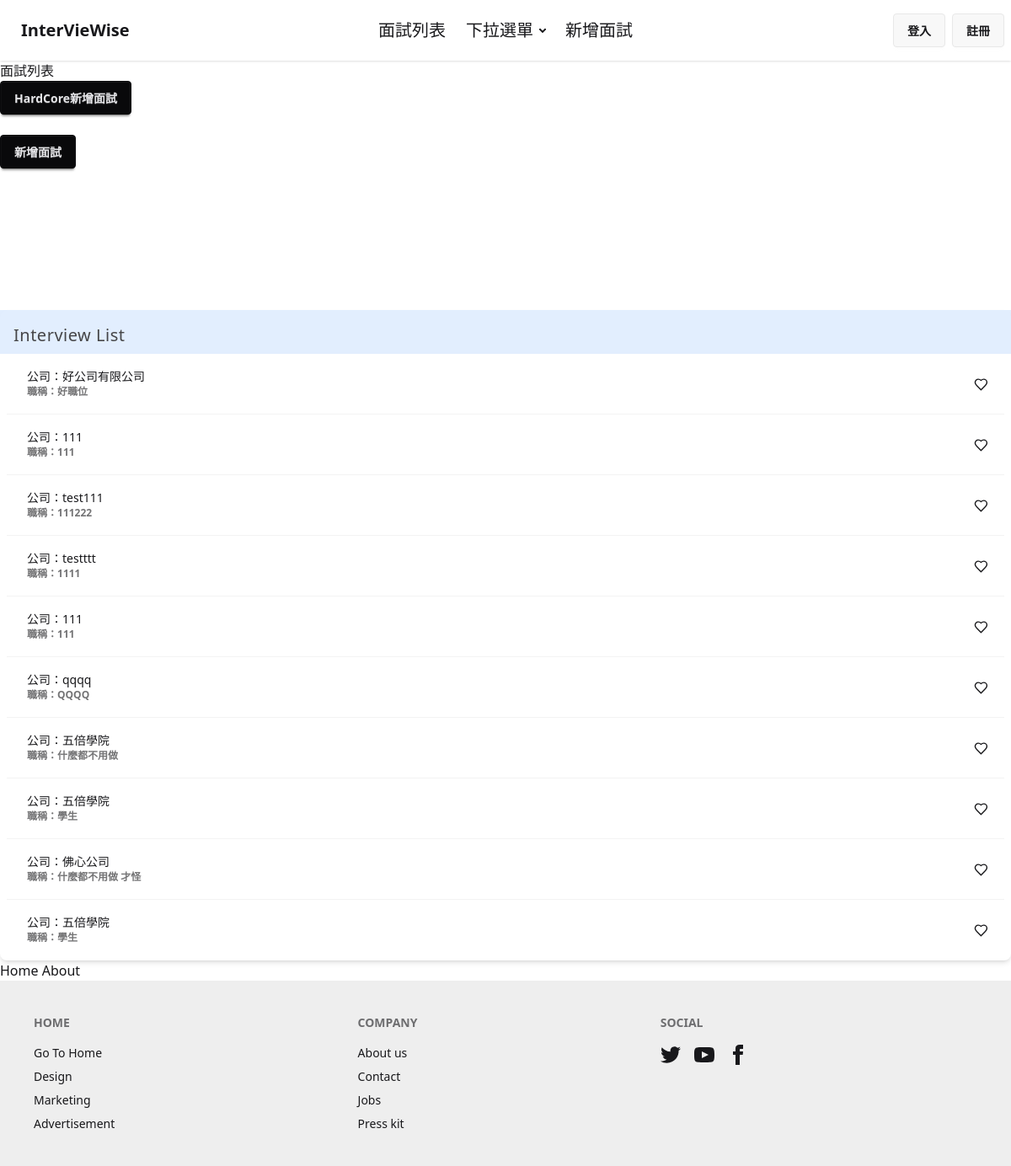
The app's page /interviews/ with its own data.
### interviews/models.py (models this page shows)
class Interview(models.Model):   # 新增一個類別 Interview  ， 繼承了 models.Model 這個類別
    company_name =  models.CharField(max_length=100,null=False)  # 預設值 就是null=False
    position =  models.CharField(max_length=50)
    interview_date = models.DateField(null=True)  #null = True 代表：  這個非必填
    review = models.TextField()
    rating = models.PositiveSmallIntegerField(default=5)
    result = models.CharField(max_length=50,null=True)
    user = models.ForeignKey(User,on_delete=models.CASCADE)

### interviews/views.py (the view)
# urls.py: path("",views.index,name="index"),
def index(request):
    if request.POST :   # 如果送過來的request 是 POST
        form = InterviewForm(request.POST)
        interview = form.save(commit=False)
        interview.user = request.user
        interview.save()
        return redirect("interviews:show",interview.id)
    else:
        interviews = Interview.objects.order_by("-id")
        return render(
            request,
            "interviews/index.html",
            {"interviews":interviews},
        )

### interviews/templates/interviews/index.html (shortened to what this page needs)
{%  extends "layouts/default.html" %}
{% block 'main' %}
<h1>面試列表
</h1>
<a href="/interviews/new/">
  <button class="btn btn-neutral">HardCore新增面試</button>
</a>
<br><br>
<a href="{% url 'interviews:new' %}">
  <button class="btn btn-neutral">新增面試</button>
</a>
<br><br><br><br>
<br><br><br><br>
<ul class="list bg-base-100 rounded-box shadow-md ">
    <li class="p-4 pb-2 text-xl opacity-80 tracking-wide bg-blue-100">Interview List</li>
    {%  for interview in interviews %}
    <li class="list-row">
      <a href="{% url 'interviews:show' interview.id %}">
        <div>
          <div>公司：{{ interview.company_name}}</div>
          <div class="text-xs uppercase font-semibold opacity-60">職稱：{{ interview.position}}</div>
        </div>
      </a>
      <button class="btn btn-square btn-ghost">
      </button>
    </li>
    {% endfor %}
  </ul>
{% endblock  %}

### records on screen
Interview: company_name "好公司有限公司", position "好職位"
Interview: company_name "111", position "111"
Interview: company_name "test111", position "111222"
Interview: company_name "testttt", position "1111"
Interview: company_name "111", position "111"
Interview: company_name "qqqq", position "QQQQ"
Interview: company_name "五倍學院", position "什麼都不用做"
Interview: company_name "五倍學院", position "學生"
Interview: company_name "佛心公司", position "什麼都不用做 才怪"
Interview: company_name "五倍學院", position "學生"
